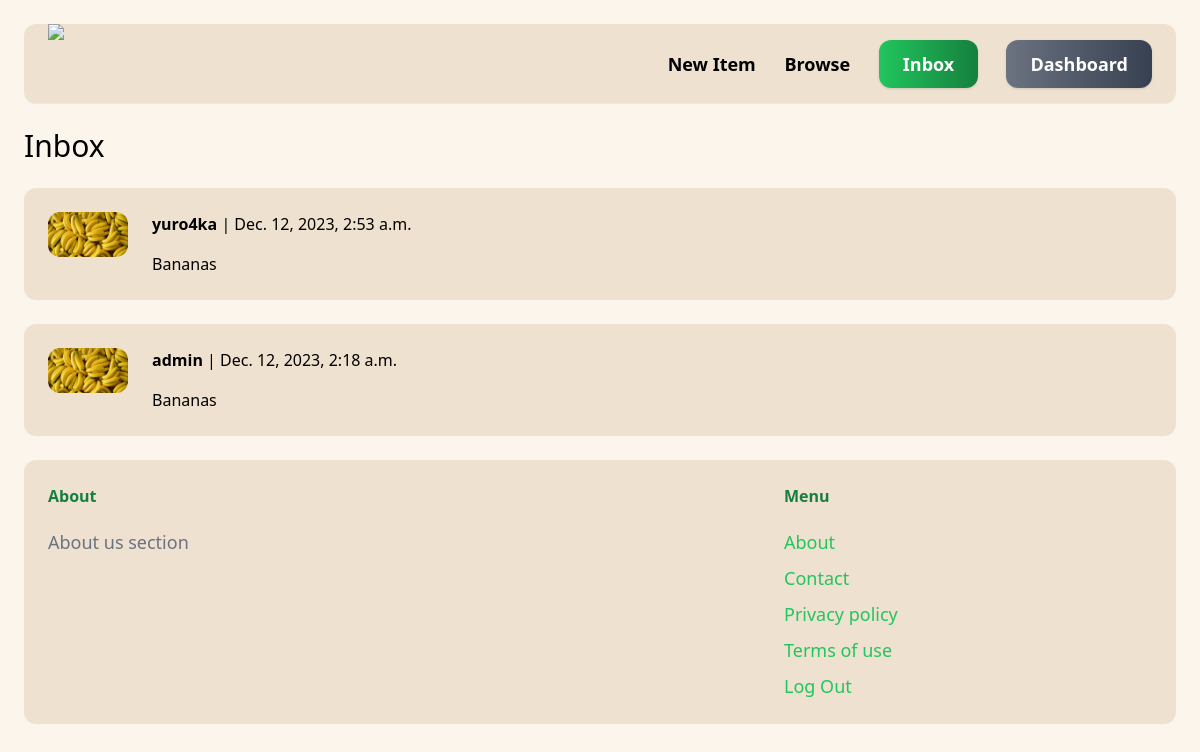
The app's page /inbox/ (signed in), older data.
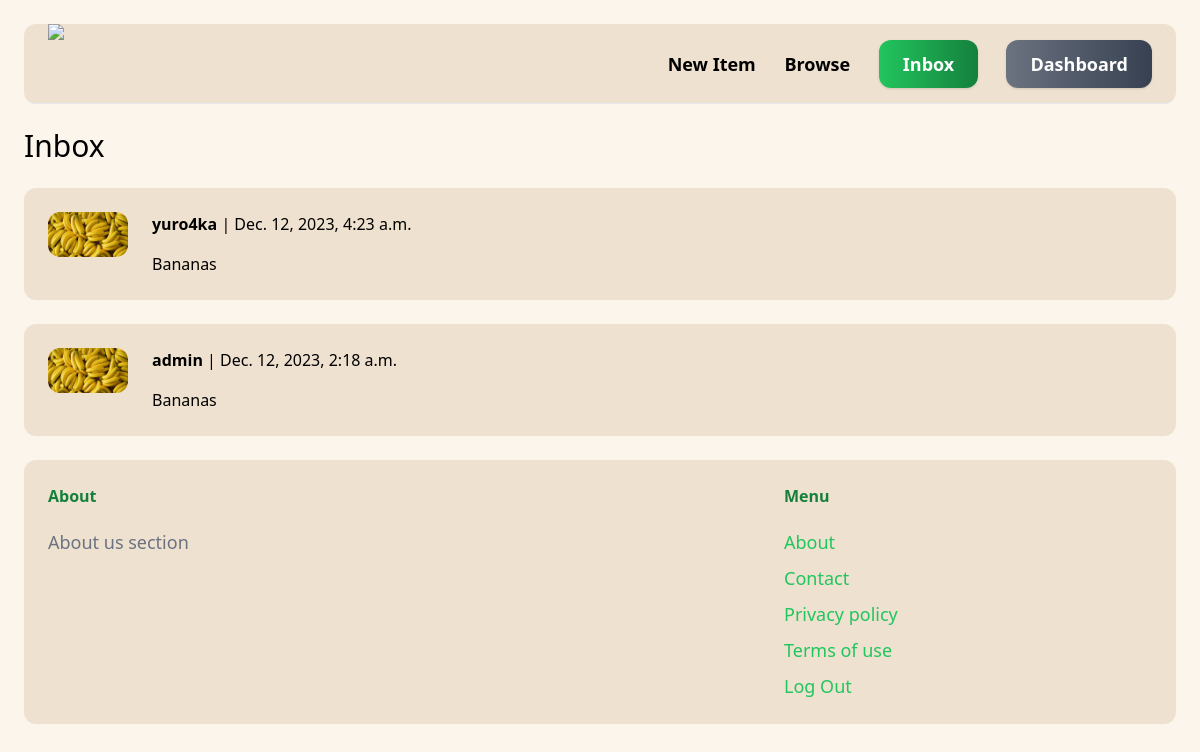
The same page, newer data.
### chat/models.py (models this page shows)
class Chat(models.Model):
    item = models.ForeignKey(Item, related_name='chats', on_delete=models.CASCADE)
    members = models.ManyToManyField(User, related_name='chats')
    created_at = models.DateTimeField(auto_now_add=True)
    modified_at = models.DateTimeField(auto_now=True)
    class Meta:
        ordering = ('-modified_at',)

### item/models.py (models this page shows, shortened)
class Item(models.Model):
    category = models.ForeignKey(Category, related_name='items', on_delete=models.CASCADE)
    name = models.CharField(max_length=256)
    description = models.TextField(blank = True, null=True)
    price = models.FloatField()
    image = models.ImageField(upload_to='item_images', blank=True, null=True)
    is_sold = models.BooleanField(default =False)
    created_by = models.ForeignKey(User, related_name="items", on_delete=models.CASCADE)
    created_at = models.DateTimeField(auto_now_add=True)
    weight = models.FloatField()
    city = models.CharField(max_length=50)

### chat/views.py (the view)
# urls.py: path('', views.inbox, name="inbox"),
@login_required
def inbox(request):
    chats = Chat.objects.filter(members__in=[request.user.id])
    return render(request, 'chat/inbox.html', {
        'chats': chats
    })

### chat/templates/chat/inbox.html (shortened to what this page needs)
{% extends "core/base.html" %}
{% block content %}
<h1 class="mb-6 text-3xl">Inbox</h1>
<div class="space-y-6">
    {% for chat in chats %}
        <a href="{% url "chat:detail" chat.id %}" class="block">
            <div class="p-6 flex rounded-xl" style="background:#eee1cf;">
                <div class="pr-6">
                    <img src="{{chat.item.image.url}}" class="w-20 rounded-xl">
                </div>
                <div>
                    {% for member in chat.members.all %}
                        {% if member != request.user %}
                            <p class="mb-4"><strong>{{member.username}}</strong> | {{chat.modified_at}}</p>
                            <p>{{chat.item.name}}</p>
                        {% endif %}
                    {% endfor %}
                </div>
            </div>
        </a>
    {% endfor %}
</div>
{% endblock %}

Row changes from the older to the newer data that the page shows:
changed Chat: modified_at "Dec. 12, 2023, 2:53 a.m." → "Dec. 12, 2023, 4:23 a.m."
